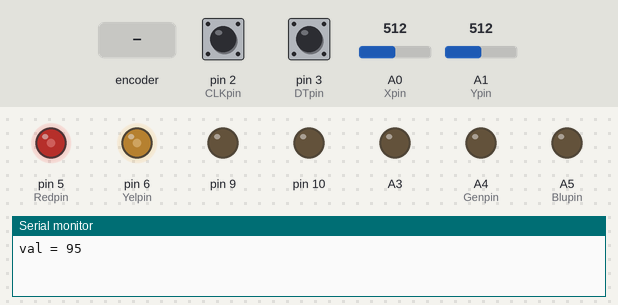
A sketch run on a simulated Arduino Uno, built with avr-gcc and run on an emulated ATmega328P. On the bench: output pins drawn as LEDs (lit = HIGH), the last lines printed to the serial monitor. Dashed ring = blinking. The test bench sets the inputs (shaded band); at power-on: A0 (Xpin) = 512, pin 2 (CLKpin) HIGH, pin 3 (DTpin) HIGH, A1 (Ypin) = 512.

Above: at 1.2 s.
1.3 s: A0 (Xpin) set to 138
2.8 s: A0 (Xpin) set to 117
At 3.05 s:
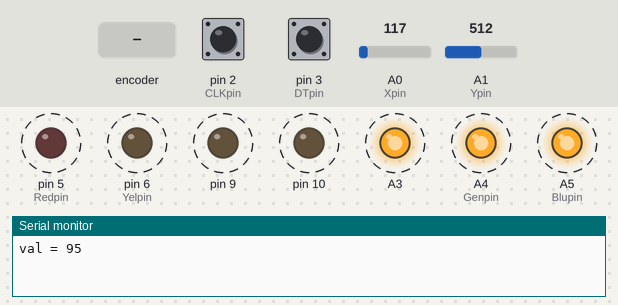
5.8 s: rotary encoder on pin 2 (CLKpin) / pin 3 (DTpin) turned 1 step (first pin leading)
8.8 s: A0 (Xpin) set to 135
At 9.5 s:
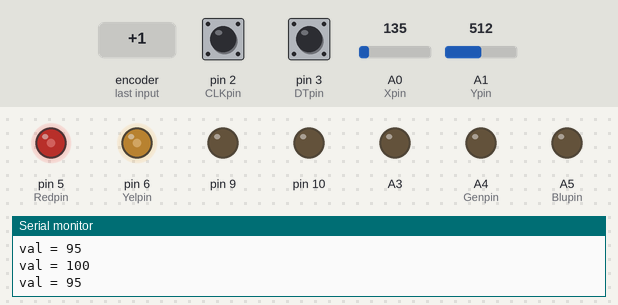
10.3 s: rotary encoder on pin 2 (CLKpin) / pin 3 (DTpin) turned 3 steps (first pin leading)
At 10.42 s:
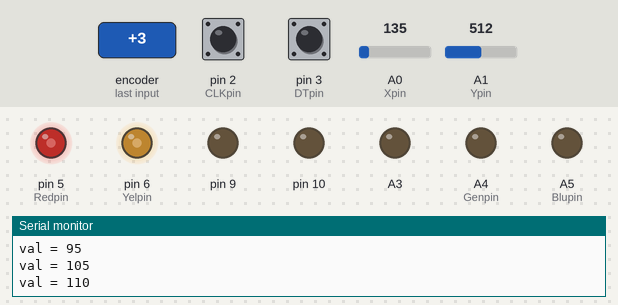
13.3 s: A0 (Xpin) set to 122
At 13.45 s:
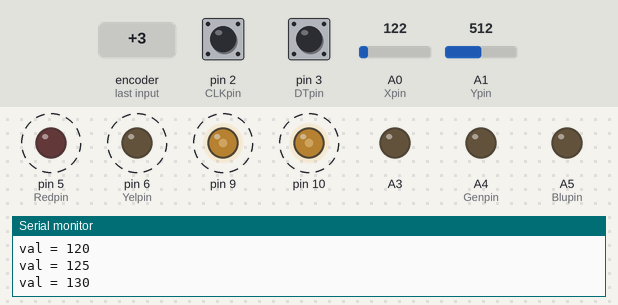
Timing chart, 0 to 17.3 s (numbered marks = the images above; inputs shaded):
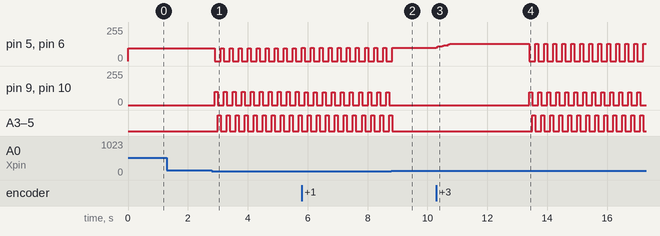

Measured:
- the behaviour switches between 125 and 124 on A0 (Xpin) (found by bisection; images 0 and 1)
- after the input at 1.3 s, every drawn part: stays the same
- after the input at 2.8 s, pin 5 (Redpin), pin 6 (Yelpin): alternates 95/255 for 0.10 s and 0/255 for 0.20 s, starting after 0.10 s; pin 9, pin 10: alternates 100/255 for 0.10 s and 0/255 for 0.20 s, starting after 0.10 s; A3, A4 (Genpin), A5 (Blupin): alternates HIGH for 0.10 s and LOW for 0.20 s, starting after 0.20 s
- after the input at 8.8 s, pin 5 (Redpin), pin 6 (Yelpin): goes on until 8.8 s, then stays 100/255; pin 9, pin 10: stops changing and stays 0/255; A3, A4 (Genpin), A5 (Blupin): goes on until 8.8 s, then stays LOW
- after the input at 10.3 s, pin 5 (Redpin), pin 6 (Yelpin): 100/255 → 110/255 at once, → 120/255 0.20 s later, → 130/255 0.20 s later
- after the input at 13.3 s, pin 5 (Redpin), pin 6 (Yelpin): alternates 130/255 for 0.10 s and 0/255 for 0.20 s, starting after 0.10 s; pin 9, pin 10: alternates 95/255 for 0.10 s and 0/255 for 0.20 s, starting after 0.10 s; A3, A4 (Genpin), A5 (Blupin): alternates HIGH for 0.10 s and LOW for 0.20 s, starting after 0.20 s

The sketch:

LedControl.ino
```cpp
struct rocker         //XY摇杆
{
  const byte Xpin = A0 ;
  const byte Ypin = A1 ;

  int x ;
  int y ;
}rocker;
struct encoder      //旋转编码器
{
  const byte CLKpin = 2 ;
  const byte DTpin = 3 ;

  int lastCLK = 0;
}encoder;

struct LEDry        //红黄LED
{
  const byte Redpin = 5 ;
  const byte Yelpin = 6 ;
  //亮度
  int count = 100;
}LEDry;
struct LEDrgb       //红绿蓝LED
{
  const byte Redpin = A3 ;
  const byte Genpin = A4 ;
  const byte Blupin = A5 ;
  //亮度
  int count = 255;
}LEDrgb;
struct LEDbg      //蓝绿LED
{
  const byte Blupin = 9 ;
  const byte Genpin = 10 ;

  int count = 100;
}LEDbg;

void setup()
{
  //设置XY摇杆
  pinMode(rocker.Xpin, INPUT);
  pinMode(rocker.Ypin, INPUT);

  //设置旋转编码器
  pinMode(encoder.CLKpin, INPUT);
  pinMode(encoder.DTpin, INPUT);
  Serial.begin(9600);

  //设置红黄LED
  pinMode(LEDry.Redpin, OUTPUT);
  pinMode(LEDry.Yelpin, OUTPUT);

  //设置红绿蓝LED
  pinMode(LEDrgb.Redpin, OUTPUT);
  pinMode(LEDrgb.Genpin, OUTPUT);
  pinMode(LEDrgb.Blupin, OUTPUT);

  //设置蓝绿LED
  pinMode(LEDbg.Blupin, OUTPUT);
  pinMode(LEDbg.Genpin, OUTPUT);
}
void closeLED(int opt)
{
  switch( opt )
  {
    case 0:
      {
        analogWrite( LEDrgb.Redpin , 0);
        analogWrite( LEDrgb.Blupin , 0);
        analogWrite( LEDrgb.Genpin , 0);
        analogWrite( LEDbg.Blupin , 0);
        analogWrite( LEDbg.Genpin , 0);
      };break;
    case 1:
      {
        analogWrite( LEDry.Redpin , 0);
        analogWrite( LEDry.Yelpin , 0);
        analogWrite( LEDbg.Genpin , 0);
        analogWrite( LEDbg.Blupin , 0);
      };break;
    case 2:
      {
        analogWrite( LEDrgb.Redpin , 0);
        analogWrite( LEDrgb.Blupin , 0);
        analogWrite( LEDrgb.Genpin , 0);
        analogWrite( LEDry.Redpin , 0);
        analogWrite( LEDry.Yelpin , 0);
      };break;
  }
}

void setLEDry()
{
  closeLED(0);
  //Serial.println("welcome setLEDry             ");
  LEDry.count = ClockChanged( LEDry.count );
  analogWrite( LEDry.Redpin , LEDry.count );
  analogWrite( LEDry.Yelpin , LEDry.count);
}
void setLEDrgb()
{
  closeLED(1);
  //Serial.println("welcome setLEDrgb*********   ");

  LEDrgb.count = ClockChanged( LEDrgb.count );
  analogWrite( LEDrgb.Redpin , LEDrgb.count );
  analogWrite( LEDrgb.Genpin , LEDrgb.count );
  analogWrite( LEDrgb.Blupin , LEDrgb.count );
}
void setLEDbg()
{
  closeLED(2);
  //Serial.println("*********   welcome setLEDbg");
  LEDbg.count = ClockChanged( LEDbg.count );
  analogWrite( LEDbg.Blupin , LEDbg.count );
  analogWrite( LEDbg.Genpin , LEDbg.count );
}

int opt = 0;

void loop() {
  // put your main code here, to run repeatedly:
  rocker.x = analogRead( rocker.Xpin );
  rocker.y = analogRead( rocker.Ypin );
  if( rocker.x > 900 || rocker.y > 900 )
    {++opt;delay(100);}
  else if( rocker.x < 125 || rocker.y < 125 )
    {--opt;delay(100);}
 // delay(50);
  if( opt < 0 )
    opt = 2;
  else if( opt >2 )
    opt = 0;
 // Serial.print( rocker.x );Serial.print( "    " );
 // Serial.print( rocker.y );Serial.print( "    " );
 // Serial.println( opt );
  switch( opt )
  {
    case 0:setLEDry();break;
    case 1:setLEDrgb();break;
    case 2:setLEDbg();break;
  }
}
int ClockChanged(int val)
{
  int clkValue = digitalRead(encoder.CLKpin);
  int dtValue = digitalRead(encoder.DTpin);
  if (encoder.lastCLK != clkValue)
  {
    encoder.lastCLK = clkValue;
    val += (clkValue != dtValue ? 5 : -5);      //计数
    Serial.print("val = ");
    Serial.println(val);
  }
  return abs(val);
}
```
